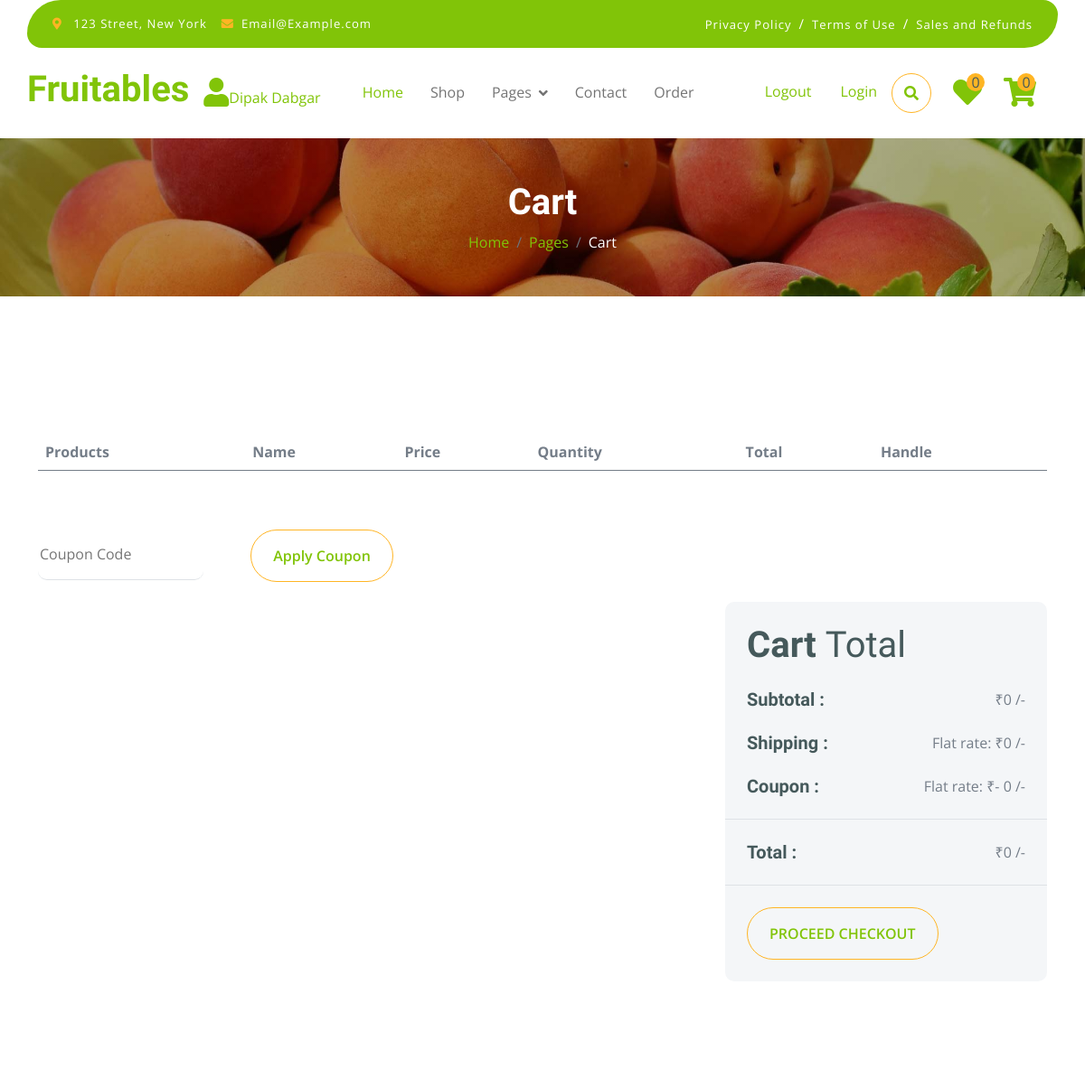
/cart (signed in, upper part), run on an earlier commit of the app's database.
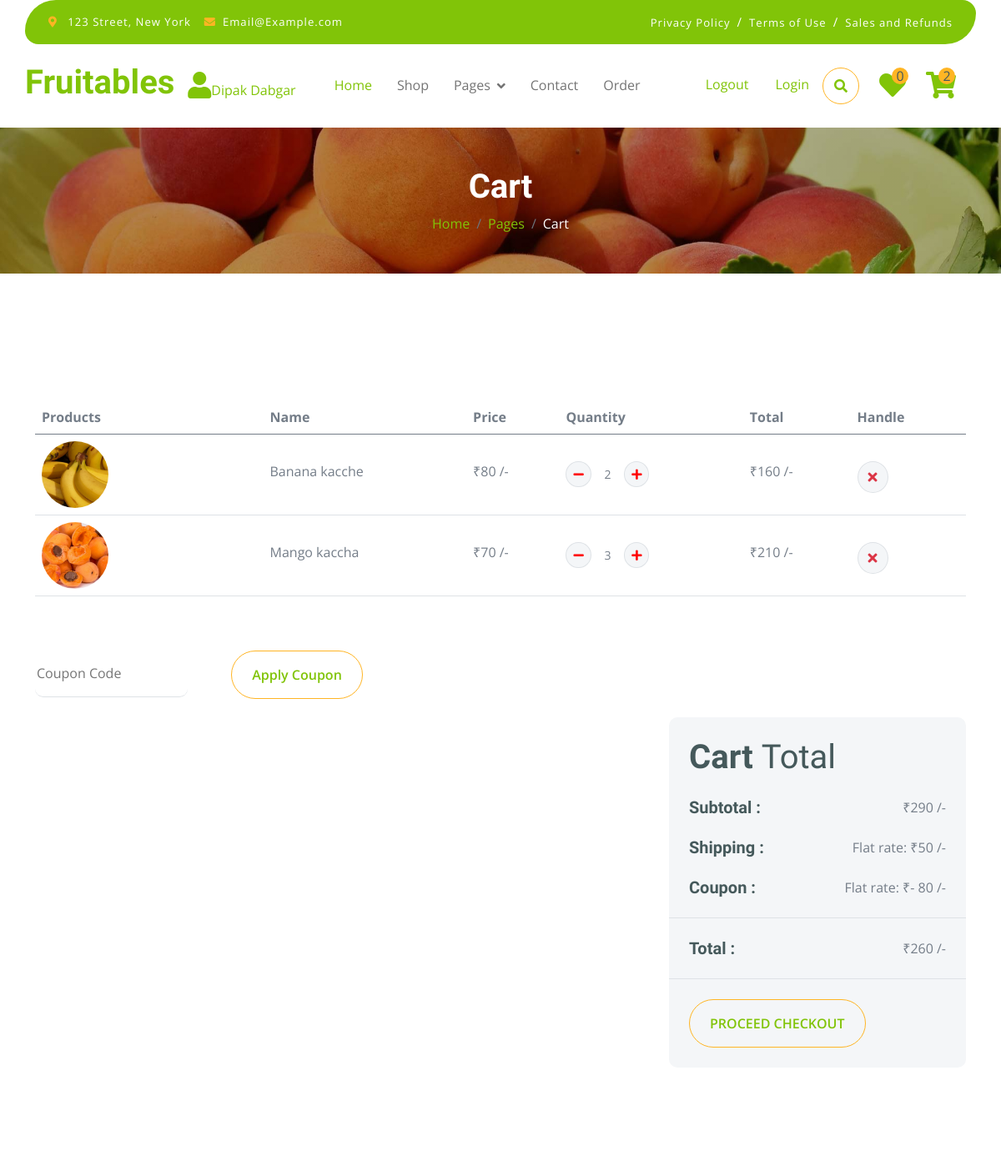
And on a later commit of the database.
### myapp/models.py (models this page shows, shortened)
class Add_to_cart(models.Model):
    user_id=models.ForeignKey(User,on_delete=models.CASCADE,blank=True,null=True)
    product_id=models.ForeignKey(Product,on_delete=models.CASCADE,blank=True,null=True)
    image=models.ImageField(upload_to="madia",blank=True,null=True)
    name=models.CharField(max_length=50,blank=True,null=True)
    price=models.IntegerField()
    quantity=models.IntegerField(blank=True,null=True)
    total_price=models.IntegerField(blank=True,null=True)

### myapp/views.py (the view)
# urls.py: path('cart', views.cart, name='cart'),
def cart(request):
        if "email" in request.session:
            uid=User.objects.get(email=request.session["email"])
            cart_item=Add_to_cart.objects.filter(user_id=uid)
            wish_count=Add_to_wishlist.objects.filter(user_id=uid).count()
            cart_count=Add_to_cart.objects.filter(user_id=uid).count()
            ucid=User_coupon.objects.filter(user_id=uid,ex=True).order_by("-id").first()
            total_price=0
            for i in cart_item:
                total_price += i.product_id.price * i.quantity
            shipping_charge=50
            if total_price==0:
                shipping_charge=0
            else:
                shipping_charge=50
            if ucid == None:
                discount=0
            else:
                discount=ucid.coupon_id.discount
                total_price-=ucid.coupon_id.discount
                print(ucid.coupon_id.discount)
            if cart_item.count() == 0 and ucid != None:
                ucid.ex=False
                discount=0
                total_price=0
                ucid.save()
            grand_total= total_price + shipping_charge - discount
            con={"wish_count":wish_count,"cart_count":cart_count,"total_price":total_price,"grand_total":grand_total,"shipping_charge":shipping_charge,"cart_item":cart_item,"uid":uid,"discount":discount}
            return render(request,"cart.html",con)
        else:
            return render(request,"login.html")

### myapp/templates/cart.html (shortened to what the changed rows need)
{% extends "index.html" %}
{% load static %}
{% block content %}
        <div class="container-fluid page-header py-5">
            <h1 class="text-center text-white display-6">Cart</h1>
        </div>
         <br>
         <br>
        <div class="container-fluid py-5">
            <div class="container py-5">
                <div class="table-responsive">
                    <table class="table">
                        <thead>
                          <tr>
                            <th scope="col">Products</th>
                            <th scope="col">Name</th>
                            <th scope="col">Price</th>
                            <th scope="col">Quantity</th>
                            <th scope="col">Total</th>
                            <th scope="col">Handle</th>
                          </tr>
                        </thead>
                        <tbody>
                            {% for i in cart_item %}
                            <tr>
                                <th scope="row">
                                    <div class="d-flex align-items-center">
                                        <img src="{{i.image.url }}" class="img-fluid me-5 rounded-circle" style="width: 80px; height: 80px;" alt="">
                                    </div>
                                </th>
                                <td>
                                    <p class="mb-0 mt-4">{{i.name}}</p>
                                </td>
                                <td>
                                    <p class="mb-0 mt-4">₹{{i.price}} /-</p>
                                </td>
                                <td>
                                    <div class="input-group quantity mt-4" style="width: 100px;">
                                        <div class="input-group-btn">
                                            <a href = "{% url 'quantity_minus' i.id %}">
                                            <button class="btn btn-sm btn-minus rounded-circle bg-light border" >
                                            <i class="fa fa-minus" style="color:red;"></i>
                                            </button>
                                            </a>
                                        </div>
                                        <input type="text" class="form-control form-control-sm text-center border-0" value="{{i.quantity}}">
                                        <div class="input-group-btn">
                                            <a href = "{% url 'quantity_plus' i.id %}">
                                            <button class="btn btn-sm btn-plus rounded-circle bg-light border">
                                                <i class="fa fa-plus" style="color:red;"></i>
                                            </button>
                                            </a>
                                        </div>
                                    </div>
                                </td>
                                <td>
                                    <p class="mb-0 mt-4">₹{{i.total_price}} /-</p>
                                </td>
                                <td>
                                    <a href="{% url 'delete_item' i.id %}">
                                    <button class="btn btn-md rounded-circle bg-light border mt-4" >
                                    <i class="fa fa-times text-danger"></i>
                                    </button></a>
                                </td>
                            </tr>
                            {% endfor %}
                        </tbody>
                    </table>
                </div>
                <form action="{% url 'apply_coupon' %}" method="POST">
                <div class="row g-4 justify-content-end">
                    <div class="col-sm-8 col-md-7 col-lg-6 col-xl-4">
                        <div class="bg-light rounded">
                            <div class="p-4">
                                <h1 class="display-6 mb-4">Cart <span class="fw-normal">Total</span></h1>
                                <div class="d-flex justify-content-between mb-4">
                                    <h5 class="mb-0 me-4">Subtotal :</h5>
                                    <p class="mb-0">₹{{total_price}} /-</p>
                                </div>
                                <div class="d-flex justify-content-between">
                                    <div class="">
                                        <p class="mb-0">Flat rate: ₹{{shipping_charge}} /-</p>
                                    </div>
                                </div>
                                <br>
                                <div class="d-flex justify-content-between">
                                    <div class="">
                                        <p class="mb-0">Flat rate: ₹- {{discount}} /-</p>
                                    </div>
                                </div>
                            </div>
                            <div class="py-4 mb-4 border-top border-bottom d-flex justify-content-between">
                                <h5 class="mb-0 ps-4 me-4">Total :</h5>
                                <p class="mb-0 pe-4">₹{{grand_total}} /-</p>
                            </div>
                        </div>
                    </div>
                </div>
            </div>
        </div>
{% endblock %}

### myapp/templates/index.html (shortened to what the changed rows need)
{% load static %}
<!DOCTYPE html>
<html lang="en">
    <head>
        <link rel="stylesheet" href="https://use.fontawesome.com/releases/v5.15.4/css/all.css"/>
        <link href="https://cdn.jsdelivr.net/npm/bootstrap-icons@1.4.1/font/bootstrap-icons.css" rel="stylesheet">
        <link href="{% static 'lib/lightbox/css/lightbox.min.css' %}" rel="stylesheet">
        <link href="{% static 'lib/owlcarousel/assets/owl.carousel.min.css' %}" rel="stylesheet">
        <link href="{% static 'css/bootstrap.min.css' %}" rel="stylesheet">
        <link href="{% static 'css/style.css' %}" rel="stylesheet">
    </head>
    <body>
        <div class="container-fluid fixed-top">
            <div class="container px-0">
                <nav class="navbar navbar-light bg-white navbar-expand-xl">
                    <a href="{% url 'index' %}" class="navbar-brand"><h1 class="text-primary display-6">Fruitables</h1></a>
                    <div class="collapse navbar-collapse bg-white" id="navbarCollapse">
                        <div class="d-flex m-3 me-0">
                            <a href="{% url 'cart' %}" class="position-relative me-4 my-auto">
                                <i class="fa fa-shopping-cart fa-2x"></i>
                                <span class="position-absolute bg-secondary rounded-circle d-flex align-items-center justify-content-center text-dark px-1" style="top: -5px; left: 15px; height: 20px; min-width: 20px;">{{cart_count}}</span>
                            </a>
                        </div>
                    </div>
                </nav>
            </div>
        </div>
{% block content %}{% endblock %}
    </body>
</html>

What changed in the data, as far as the page shows it:
added Add_to_cart: image (picture), name "Banana kacche", price "80", quantity "2", total_price "160"
added Add_to_cart: image (picture), name "Mango kaccha", price "70", quantity "3", total_price "210"
Also different on the page:
{{ cart_count }}: "0" → "2"
{{ total_price }}: "0" → "290"
{{ shipping_charge }}: "0" → "50"
{{ discount }}: "0" → "80"
{{ grand_total }}: "0" → "260"
